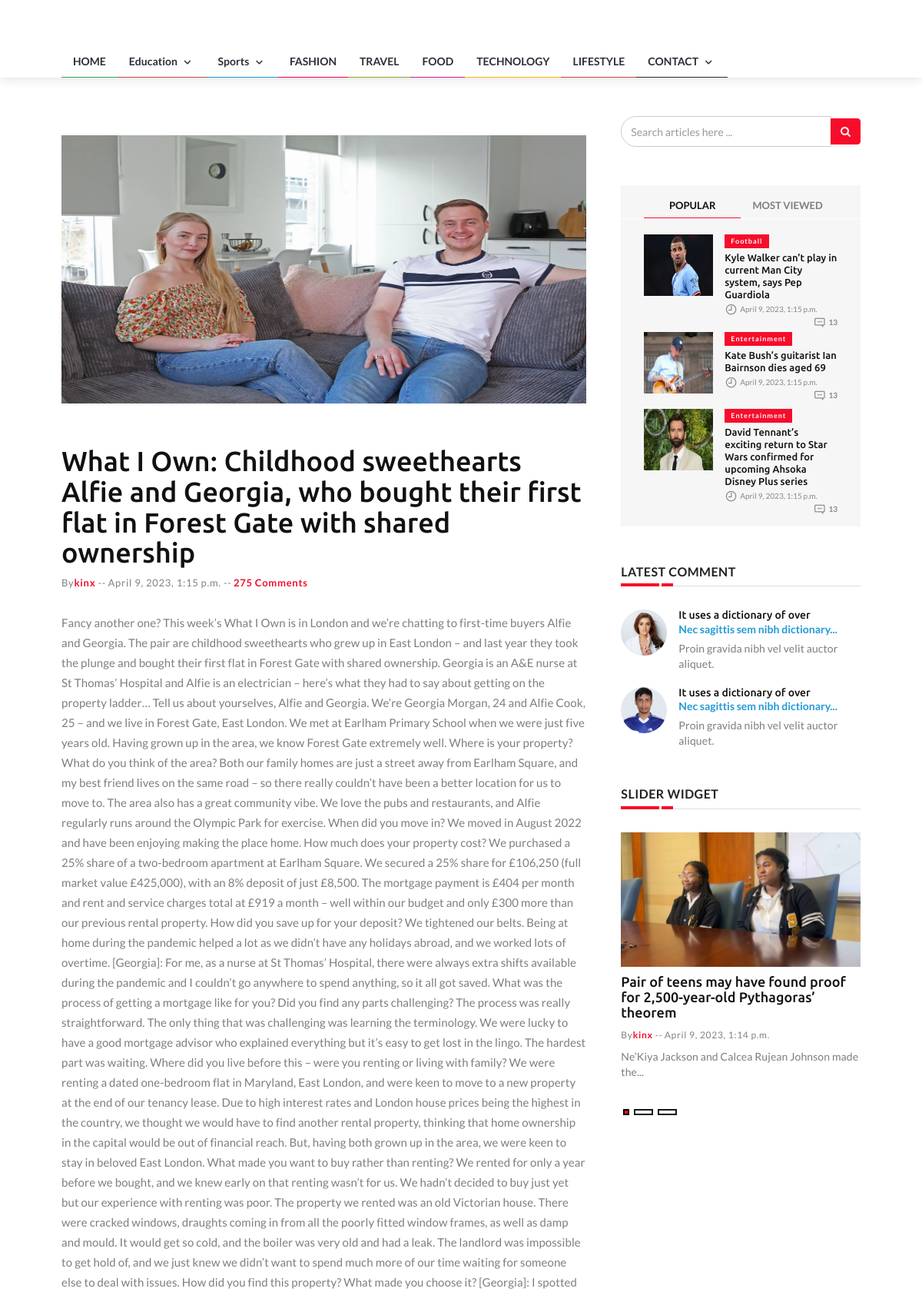
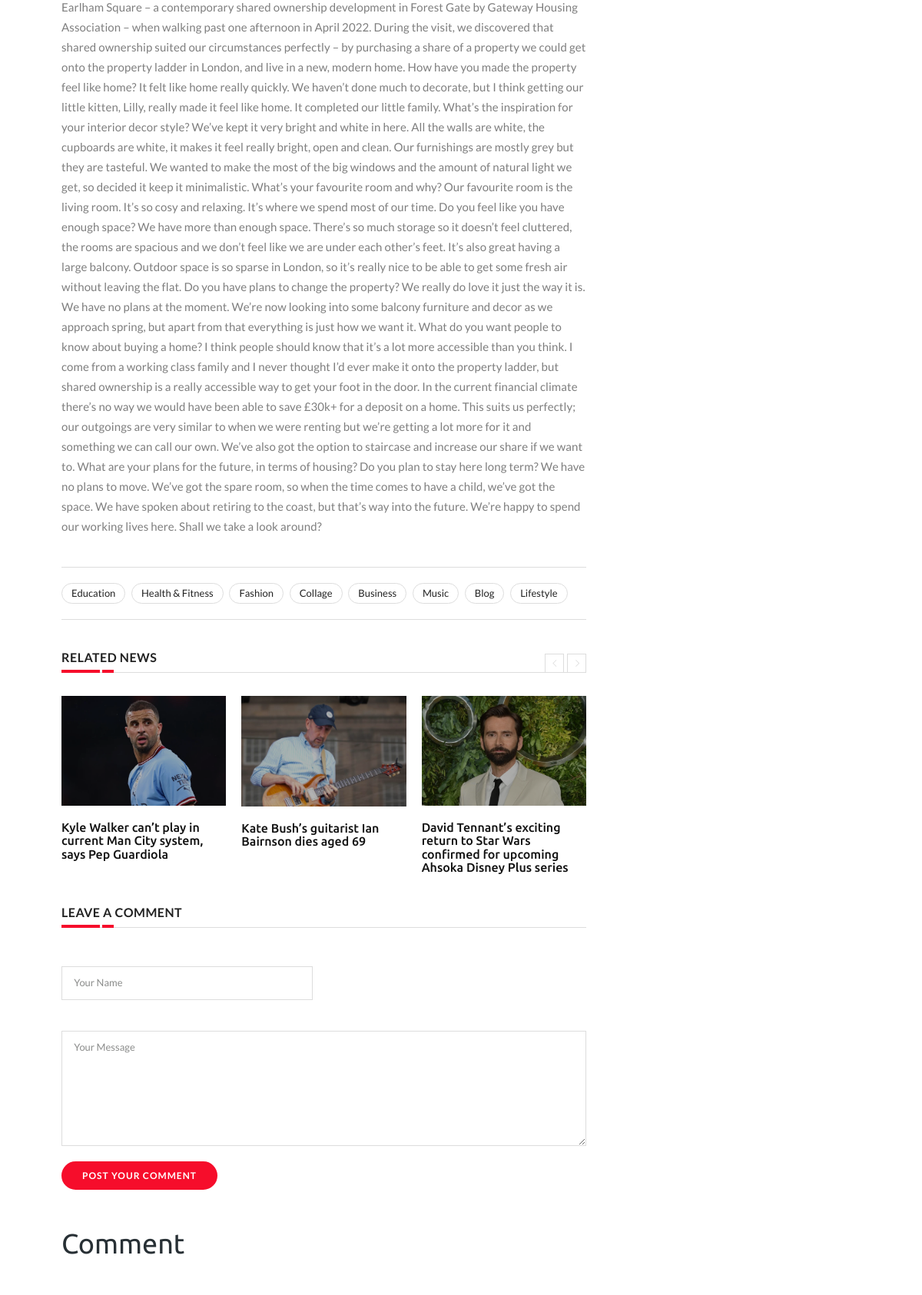
/details/7/ (signed in, upper part), run on the app's committed database (2 pictures, top to bottom).
### klog/models.py (models this page shows, shortened)
class PostCategory(models.Model):
    Author = models.CharField(max_length=200)
    Title = models.CharField(max_length=200)
    Description = models.TextField()
    Category = models.CharField(max_length=200)
    Image = models.ImageField(upload_to= 'uploads/', null=True, blank=True)
    Date_Created = models.DateTimeField(auto_now_add=True, null=True)

class Blog(models.Model):
    Author = models.CharField(max_length=200)
    Title = models.CharField(max_length=200)
    Description = models.TextField()
    Category = models.CharField(max_length=200)
    Image = models.ImageField(upload_to= 'uploads/', null=True, blank=True)
    Date_Created = models.DateTimeField(auto_now_add=True, null=True)

### klog/views.py (the view)
# urls.py: path('details/<str:pk>/', views.details, name='details'),
@login_required(login_url='login')
def details(request, pk):
    post = PostCategory.objects.get(id=pk)
    posts = PostCategory.objects.all().order_by('-Date_Created')[0:3]
    blogs = Blog.objects.all().order_by('-Date_Created')[0:3]
    pcomm = CommentPost.objects.all().filter(postCategory=PostCategory.objects.get(id=pk))
    print('nbjkgb')
    print(pcomm)
    context = {'post':post, 'posts': posts, 'blogs':blogs, 'pcomm':pcomm}
    return render(request, 'klog/klogpost/detail.html', context)

### klog/templates/klog/klogpost/detail.html (shortened to what this page needs)
{% extends 'header.html'%}
{% load static %}
{% block content %}
<div class="container">
        <div class="row">
            <div class="col-sm-8">
                <article class="content">
                    <div class="post-thumb">
                            <div class="videoWrapper">
                                    {% if post.Image %}
                                <img width="560" height="349" src= {{post.Image.url}} alt="">
                                {% endif %}
                            </div>
                    </div>
                    <h1>{{ post.Title }}</h1>
                    <div class="date">
                        <ul>
                            <li>By<a title="" href="#"><span>{{ post.Author }}</span></a> --</li>
                            <li><a title="" href="#">{{ post.Date_Created }}</a> --</li>
                            <li><a title="" href="#"><span>275 Comments</span></a></li>
                        </ul>
                    </div>
                    <p>{{post.Description}}</p>
                    <div class="tags">
                        <ul>
                            <li> <a href="#">Education</a></li>
                            <li> <a href="#">Health &amp; Fitness</a></li>
                            <li><a href="#">Fashion</a></li>
                            <li><a href="#">Collage</a></li>
                            <li><a href="#">Business</a></li>
                            <li><a href="#">Music</a></li>
                            <li><a href="#">Blog</a></li>
                            <li><a href="#">Lifestyle</a></li>
                        </ul>
                    </div>
                    <div class="related-news-inner">
                        <h3 class="category-headding ">RELATED News</h3>
                        <div class="headding-border"></div>
                        <div class="row">
                            <div id="content-slide-5" class="owl-carousel">
                                <div class="item">
                                    <div class="row rn_block">
                                        {% for p in posts %}
                                        <div class="col-xs-6 col-md-4 col-sm-4 padd">
                                            <div class="post-wrapper effects">
                                                <div class="post-thumb">
                                                    {% if p.Image %}
                                                    <a href="{% url 'details' p.id %}">
                                                        <img class="img-responsive" src={{ p.Image.url }} alt="">
                                                    </a>
                                                    {%  endif %}
                                                </div>
                                            </div>
                                            <div class="post-title-author-details">
                                                <h4><a href="{% url 'details' p.id %}">{{ p.Title }}</a></h4>
                                            </div>
                                        </div>
                                        {% endfor %}
                                    </div>
                                </div>
                            </div>
                        </div>
                    </div>
                    <div class="form-area">
                        <h3 class="category-headding ">LEAVE A COMMENT</h3>
                        <div class="headding-border"></div>
                        <form action =" {% url 'comment' post.id %} " method="POST">
                            <div class="row">
                                <div class="col-sm-6">
                                    <span class="input">
                                        <input class="input_field" name='name' type="text" id="input-1">
                                        <label class="input_label" for="input-1">
                                            <span class="input_label_content"  data-content="Your Name">Your Name</span>
                                        </label>
                                    </span>
                                </div>
                                <div class="col-sm-12">
                                    <span class="input">
                                        <textarea class="input_field" name='desc' id="message"></textarea>
                                        <label class="input_label" for="message">
                                            <span class="input_label_content" data-content="Your Email">Your Message</span>
                                        </label>
                                    </span>
                                    <button type="submit" class="btn btn-style">Post Your Comment</button>
                                </div>
                            </div>
                        </form>
                    </div>
                    <div class="comments-container">
                        <h1>Comment </h1>
                    </div>
                </article>
            </div>
            <div class="col-sm-4 left-padding">
                <aside class="sidebar">
                    <div class="input-group search-area">
                        <input type="text" class="form-control" placeholder="Search articles here ..." name="q">
                        <div class="input-group-btn">
                            <button class="btn btn-search" type="submit"><i class="fa fa-search" aria-hidden="true"></i></button>
                        </div>
                    </div>
                    <div class="tab-inner">
                        <ul class="tabs">
                            <li><a href="#">POPULAR</a></li>
                            <li><a href="#">MOST VIEWED</a></li>
                        </ul>
                        <hr>
                        <div class="tab_content">
                            <div class="tab-item-inner">
                                {% for p in posts %}
                                <div class="box-item wow fadeIn effects" data-wow-duration="1s">
                                        <div class="img-thumb">
                                                {% if p.Image %}
                                                <a href="{% url 'details' p.id %}" rel="bookmark"><img class="entry-thumb" src={{ p.Image.url }} alt="" height="80" width="90">
                                                </a>
                                                {% endif %}
                                            </div>
                                    <div class="item-details">
                                        <h6 class="sub-category-title bg-color-1">
                                                <a href="{% url 'details' p.id %}">{{ p.Category }}</a>
                                            </h6>
                                        <h3 class="td-module-title"><a href="{% url 'details' p.id %}">{{ p.Title }}</a></h3>
                                        <div class="post-editor-date">
                                            <div class="post-date">
                                                <i class="pe-7s-clock"></i> {{ p.Date_Created }}
                                            </div>
                                            <div class="post-author-comment"><i class="pe-7s-comment"></i> 13 </div>
                                        </div>
                                    </div>
                                </div>
                                {% endfor %}
                            </div>
                        </div>
                    </div>
                    <div class="latest-comments-inner">
                        <h3 class="category-headding ">LATEST COMMENT</h3>
                        <div class="headding-border"></div>
                        <div class="post-style2 latest-com">
                            <img src="{% static 'images/comment-01.jpg' %}" alt="">
                            <div class="latest-com-detail">
                                <h5><a href="#" title="">It uses a dictionary of over</a></h5>
                                <span>Nec sagittis sem nibh dictionary...</span>
                                <p>Proin gravida nibh vel velit auctor aliquet. </p>
                            </div>
                        </div>
                        <div class="post-style2 latest-com">
                            <img src="{% static 'images/comment-02.jpg' %}" alt="">
                            <div class="latest-com-detail">
                                <h5><a href="#" title="">It uses a dictionary of over</a></h5>
                                <span>Nec sagittis sem nibh dictionary...</span>
                                <p>Proin gravida nibh vel velit auctor aliquet. </p>
                            </div>
                        </div>
                    </div>
                    <div class="widget-slider-inner">
                        <h3 class="category-headding ">Slider Widget</h3>
                        <div class="headding-border"></div>
                        <div id="widget-slider" class="owl-carousel owl-theme">
                            {% for blog in blogs%}
                            <div class="item effects">
                                <div class="post-thumb">
                                    {% if blog.Image %}
                                    <img src={{ blog.Image.url }} alt="">
                                    {% endif %}
                                </div>
                                <h4><a href="{% url 'blog-details' blog.id %}">{{ blog.Title }}</a></h4>
                                <div class="date">
                                    <ul>
                                        <li>By<a title="" href="{% url 'blog-details' blog.id %}"><span>{{ blog.Author }}</span></a> --</li>
                                        <li><a title="" href="{% url 'blog-details' blog.id %}">{{ blog.Date_Created }}</a></li>
                                    </ul>
                                </div>
                                <p>{{blog.Description|slice:50}}...</p>
                            </div>
                            {% endfor %}
                        </div>
                    </div>
                </aside>
            </div>
        </div>
    </div>
{% endblock %}

### data on the page
PostCategory: Image (picture), Title "What I Own: Childhood sweethearts Alfie and Georgia, who bought their first flat in Forest Gate with shared ownership", Author "kinx", Date_Created "April 9, 2023, 1:15 p.m.", Description "Fancy another one? This week’s What I Own is in London and we’re chatting to first-time buyers Alfie and Georgia. The pair are childhood sweethearts who grew up in East London – and last year they took the plunge and bought their first flat in Forest Gate with shared ownership. Georgia is an A&E nurse at St Thomas’ Hospital and Alfie is an electrician – here’s what they had to say about getting on the property ladder… Tell us about yourselves, Alfie and Georgia. We’re Georgia Morgan, 24 and Alfie Cook, 25 – and we live in Forest Gate, East London. We met at Earlham Primary School when we were just five years old. Having grown up in the area, we know Forest Gate extremely well. Where is your…"
PostCategory: Image (picture), Title "Kyle Walker can’t play in current Man City system, says Pep Guardiola", Category "Football", Date_Created "April 9, 2023, 1:15 p.m."
PostCategory: Image (picture), Title "Kate Bush’s guitarist Ian Bairnson dies aged 69", Category "Entertainment", Date_Created "April 9, 2023, 1:15 p.m."
PostCategory: Image (picture), Title "David Tennant’s exciting return to Star Wars confirmed for upcoming Ahsoka Disney Plus series", Category "Entertainment", Date_Created "April 9, 2023, 1:15 p.m."
Blog: Image (picture), Title "Pair of teens may have found proof for 2,500-year-old Pythagoras’ theorem", Author "kinx", Date_Created "April 9, 2023, 1:14 p.m.", Description "Ne’Kiya Jackson and Calcea Rujean Johnson made the"
